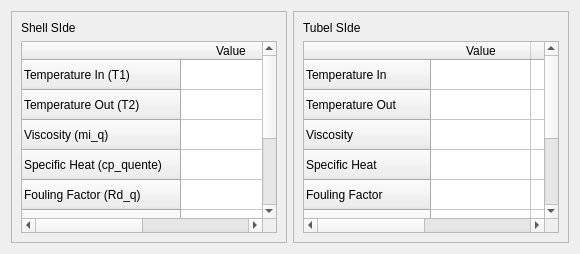
                     <widget class="QWidget" name="input_termo">
                      <attribute name="title">
                       <string>Tab 1</string>
                      </attribute>
                      <layout class="QHBoxLayout" name="horizontalLayout_4">
                       <item>
                        <widget class="QFrame" name="frame">
                         <property name="frameShape">
                          <enum>QFrame::StyledPanel</enum>
                         </property>
                         <property name="frameShadow">
                          <enum>QFrame::Raised</enum>
                         </property>
                         <layout class="QVBoxLayout" name="verticalLayout">
                          <item>
                           <widget class="QLabel" name="label">
                            <property name="text">
                             <string>Shell SIde</string>
                            </property>
                           </widget>
                          </item>
                          <item>
                           <widget class="QTableWidget" name="termoTableShell">
                            <property name="styleSheet">
                             <string notr="true">color: black;</string>
                            </property>
                            <row>
                             <property name="text">
                              <string>Temperature In (T1)</string>
                             </property>
                            </row>
                            <row>
                             <property name="text">
                              <string>Temperature Out (T2)</string>
                             </property>
                            </row>
                            <row>
                             <property name="text">
                              <string>Viscosity (mi_q)</string>
                             </property>
                            </row>
                            <row>
                             <property name="text">
                              <string>Specific Heat (cp_quente)</string>
                             </property>
                            </row>
                            <row>
                             <property name="text">
                              <string>Fouling Factor (Rd_q)</string>
                             </property>
                            </row>
                            <row>
                             <property name="text">
                              <string>Thermal Conductivity (k_q)</string>
                             </property>
                            </row>
                            <row>
                             <property name="text">
                              <string>Density (rho_q)</string>
                             </property>
                            </row>
                            <row>
                             <property name="text">
                              <string>Mass Flow Rate (w_q)</string>
                             </property>
                            </row>
                            <row>
                             <property name="text">
                              <string>Type (tipo_q)</string>
                             </property>
                            </row>
                            <column>
                             <property name="text">
                              <string>Value</string>
                             </property>
                            </column>
                            <column>
                             <property name="text">
                              <string>Unity</string>
                             </property>
                            </column>
                           </widget>
                          </item>
                         </layout>
                        </widget>
                       </item>
                       <item>
                        <widget class="QFrame" name="frame_2">
                         <property name="frameShape">
                          <enum>QFrame::StyledPanel</enum>
                         </property>
                         <property name="frameShadow">
                          <enum>QFrame::Raised</enum>
                         </property>
                         <layout class="QVBoxLayout" name="verticalLayout_4">
                          <item>
                           <widget class="QLabel" name="label_2">
                            <property name="text">
                             <string>Tubel SIde</string>
                            </property>
                           </widget>
                          </item>
                          <item>
                           <widget class="QTableWidget" name="termoTableTube">
                            <property name="styleSheet">
                             <string notr="true">color: black;</string>
                            </property>
                            <row>
                             <property name="text">
                              <string>Temperature In</string>
                             </property>
                            </row>
                            <row>
                             <property name="text">
                              <string>Temperature Out</string>
                             </property>
                            </row>
                            <row>
                             <property name="text">
                              <string>Viscosity</string>
                             </property>
                            </row>
                            <row>
                             <property name="text">
                              <string>Specific Heat</string>
                             </property>
                            </row>
                            <row>
                             <property name="text">
                              <string>Fouling Factor</string>
                             </property>
                            </row>
                            <row>
                             <property name="text">
                              <string>Thermal Conductivity</string>
                             </property>
                            </row>
                            <row>
                             <property name="text">
                              <string>Density</string>
                             </property>
                            </row>
                            <row>
                             <property name="text">
                              <string>Mass Flow Rate</string>
                             </property>
                            </row>
                            <row>
                             <property name="text">
                              <string>Type</string>
                             </property>
                            </row>
                            <column>
                             <property name="text">
                              <string>Value</string>
                             </property>
                            </column>
                            <column>
                             <property name="text">
                              <string>Unity</string>
                             </property>
                            </column>
                           </widget>
                          </item>
                         </layout>
                        </widget>
                       </item>
                      </layout>
                     </widget>
